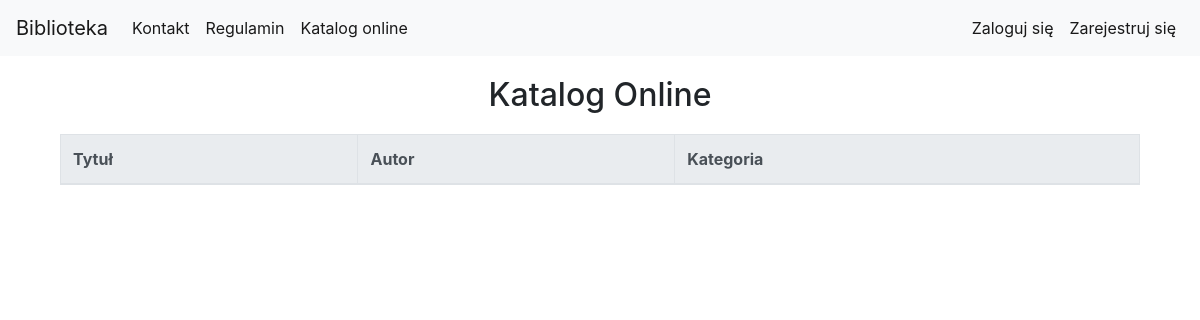
Page /library/book_list/ on the earlier database version.
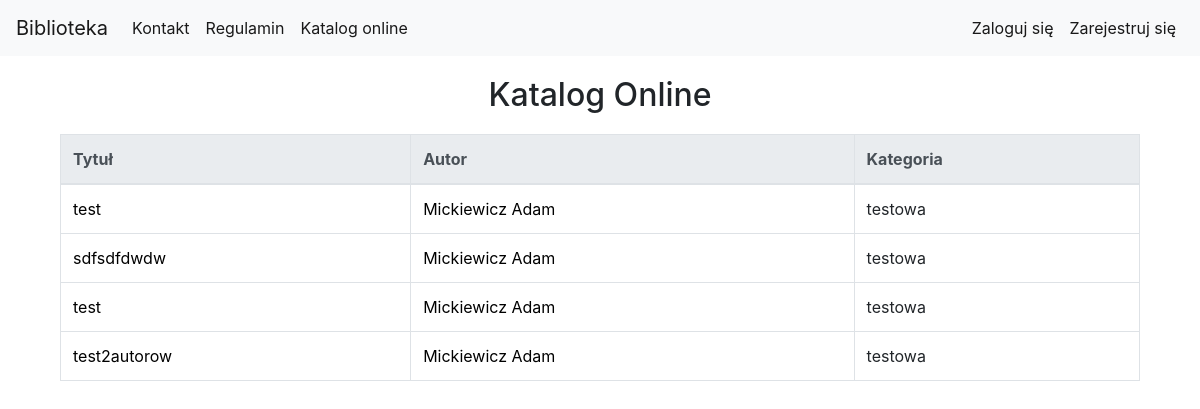
Same page on the later database version.
### library_app/models.py (models this page shows, shortened)
class Book(models.Model):
    authors = models.ManyToManyField(Author, related_name='book_authors')
    category = models.ForeignKey(Category, related_name='book_categories')
    publishing_house = models.ForeignKey(PublishingHouse, related_name='publishing_houses')
    isbn = models.CharField(max_length=30, unique=True)
    title = models.CharField(max_length=200)
    description = models.TextField(blank=True, default='')
    publish_date = models.DateField(auto_now=False)
    edition = models.IntegerField(default=1)
    image_url = models.URLField(default='', blank=True, null=True)
    add_date = models.DateTimeField(auto_now=True)
    is_borrowed = models.BooleanField(default=False)
    slug = models.SlugField(allow_unicode=True, unique=True)

class Author(models.Model):
    first_name = models.CharField(max_length=200)
    last_name = models.CharField(max_length=200)
    country = models.CharField(max_length=200)
    biography = models.TextField(default='', blank=True, null=True)
    birth_place = models.CharField(max_length=200, default='', blank=True, null=True)
    image_url = models.URLField(default='', blank=True, null=True)
    years_of_life = models.CharField(max_length=10, default='', blank=True, null=True)
    def __str__(self):
        return self.last_name + " " + self.first_name

class Category(models.Model):
    name = models.CharField(max_length=400)
    def __str__(self):
        return self.name

### library_app/views.py (the view)
class BookListView(generic.ListView):
    model = models.Book

### library_app/templates/library_app/book_list.html
{% extends "base.html" %}
{% block body_block %}
<div class="container">
    <div class="page-title">
        <h2>Katalog Online</h2>
    </div>
        <table class="table table-bordered table-hover">
            <thead class="thead-light">
                <tr>
                    <th scope="col">Tytuł</th>
                    <th scope="col">Autor</th>
                    <th scope="col">Kategoria</th>
                </tr>
            </thead>
            <tbody>
            {% for book in book_list %}
                    <tr>
                        <td><a href="{% url 'library_app:book_detail' pk=book.pk %}">{{book.title}}</a></td>
                        <td>
                            {% for author in book.authors.all %}
                                <a href="{% url 'library_app:author_detail' pk=author.pk %}">{{author}}</a>
                            {% endfor %}
                        </td>
                        <td>{{book.category}}</td>
                    </tr>
            {% endfor %}
            </tbody>
        </table>
</div>
{% endblock %}

Differences in the rows shown:
added Book: title "test", category "testowa"
added Author: last_name+first_name "Mickiewicz Adam"
added Book: title "sdfsdfdwdw", category "testowa"
added Book: title "test", category "testowa"
added Book: title "test2autorow", category "testowa"
